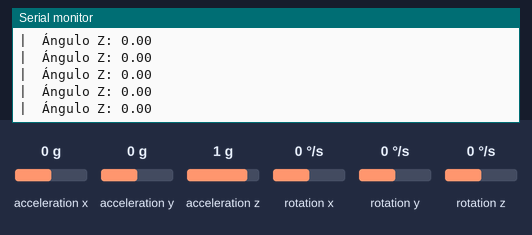
Simulated run of this sketch. Board: ESP32. On the bench: the last lines printed to the serial monitor. The test bench sets the inputs (shaded band); at power-on: rotation z 0 °/s, acceleration x 0 g, acceleration y 0 g, acceleration z 1 g, rotation x 0 °/s, rotation y 0 °/s.

Above: at 4.4 s.
4.5 s: rotation z set to -192 °/s
At 5.0 s:
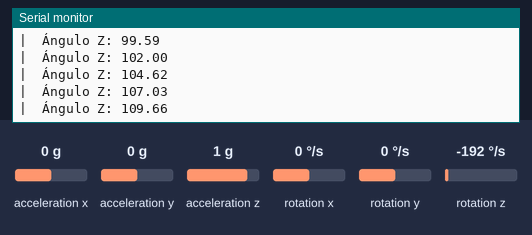
6.0 s: rotation z set to -100 °/s
At 7.0 s:
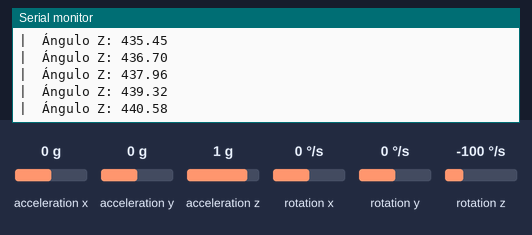
Timing chart, 0 to 9.0 s (numbered marks = the images above; inputs shaded):
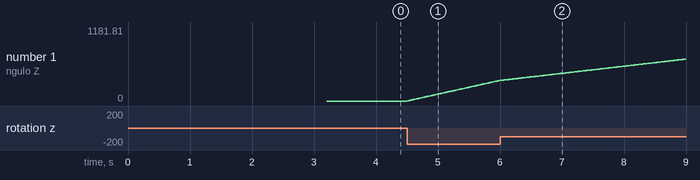

The sketch:

IMU_test.ino
```cpp
#include <Wire.h>
#include <LSM6.h>
#include <Math.h>

LSM6 imu;

float biasZ = 0;
float anguloZ = 0;
unsigned long lastTime = 0;

void calibrarGyroZ() {
  const int N = 1000;
  long suma = 0;

  Serial.println("Calibrando giroscopio (mantener quieto)...");
  for (int i = 0; i < N; i++) {
    imu.read();
    suma += imu.g.z;
    delay(1);
  }

  biasZ = suma / float(N);
  Serial.print("Bias Z calculado: ");
  Serial.println(biasZ);
}

void setup() {
  Serial.begin(115200);
  Wire.begin();

  if (!imu.init()) {
    Serial.println("IMU no detectada");
    while (1)
      ;
  }

  imu.enableDefault();
  delay(1000);
  calibrarGyroZ();
  lastTime = millis();
}

void loop() {
  imu.read();

  unsigned long now = millis();
  float dt = (now - lastTime) / 1000.0;
  lastTime = now;

  float velocidadZ = imu.g.z - biasZ;
  if (abs(velocidadZ) > 300) {
    anguloZ += velocidadZ * dt / 100;
  }
  // Serial.print("Vel Z: ");
  // Serial.print(velocidadZ, 2);
  Serial.print("|\tÁngulo Z: ");
  Serial.println(-anguloZ, 2);

  delay(10);
}
```

Measured:
- after the input at 4.5 s, the serial monitor: prints a new line at once (image 1)
- plotted number 1: 0 → 326.35 after the input at 4.5 s
